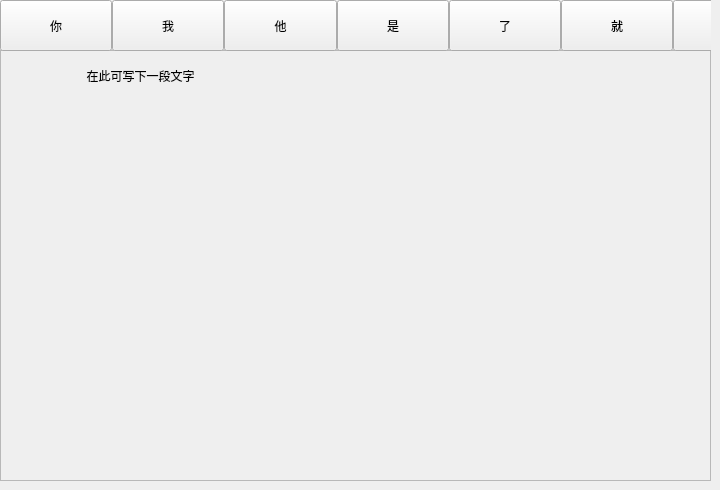
       <widget class="QWidget" name="multCharPage">
        <widget class="HandwritingArea" name="handwritingAreaForMult">
         <property name="geometry">
          <rect>
           <x>0</x>
           <y>50</y>
           <width>711</width>
           <height>431</height>
          </rect>
         </property>
         <property name="styleSheet">
          <string notr="true">this-&gt;setStyleSheet(&quot;border: 2px solid black; background-color: transparent;&quot;);
</string>
         </property>
         <property name="frameShape">
          <enum>QFrame::StyledPanel</enum>
         </property>
         <property name="frameShadow">
          <enum>QFrame::Plain</enum>
         </property>
         <widget class="QLabel" name="labelHandwritingHint_2">
          <property name="geometry">
           <rect>
            <x>0</x>
            <y>0</y>
            <width>281</width>
            <height>51</height>
           </rect>
          </property>
          <property name="text">
           <string>在此可写下一段文字</string>
          </property>
          <property name="alignment">
           <set>Qt::AlignCenter</set>
          </property>
         </widget>
        </widget>
        <widget class="QWidget" name="longCandidatesButtonsWidget" native="true">
         <property name="geometry">
          <rect>
           <x>0</x>
           <y>0</y>
           <width>711</width>
           <height>51</height>
          </rect>
         </property>
         <widget class="QWidget" name="horizontalLayoutWidget">
          <property name="geometry">
           <rect>
            <x>0</x>
            <y>0</y>
            <width>1122</width>
            <height>51</height>
           </rect>
          </property>
          <layout class="QHBoxLayout" name="longCandidatesButtonsLayout" stretch="1,1,1,1,1,1,1,1,1,1">
           <property name="spacing">
            <number>0</number>
           </property>
           <item>
            <widget class="QPushButton" name="btnLongCandidate1">
             <property name="sizePolicy">
              <sizepolicy hsizetype="Preferred" vsizetype="Preferred">
               <horstretch>0</horstretch>
               <verstretch>0</verstretch>
              </sizepolicy>
             </property>
             <property name="text">
              <string>你</string>
             </property>
            </widget>
           </item>
           <item>
            <widget class="QPushButton" name="btnLongCandidate2">
             <property name="sizePolicy">
              <sizepolicy hsizetype="Preferred" vsizetype="Preferred">
               <horstretch>0</horstretch>
               <verstretch>0</verstretch>
              </sizepolicy>
             </property>
             <property name="text">
              <string>我</string>
             </property>
            </widget>
           </item>
           <item>
            <widget class="QPushButton" name="btnLongCandidate3">
             <property name="sizePolicy">
              <sizepolicy hsizetype="Preferred" vsizetype="Preferred">
               <horstretch>0</horstretch>
               <verstretch>0</verstretch>
              </sizepolicy>
             </property>
             <property name="text">
              <string>他</string>
             </property>
            </widget>
           </item>
           <item>
            <widget class="QPushButton" name="btnLongCandidate4">
             <property name="sizePolicy">
              <sizepolicy hsizetype="Preferred" vsizetype="Preferred">
               <horstretch>0</horstretch>
               <verstretch>0</verstretch>
              </sizepolicy>
             </property>
             <property name="text">
              <string>是</string>
             </property>
            </widget>
           </item>
           <item>
            <widget class="QPushButton" name="btnLongCandidate5">
             <property name="sizePolicy">
              <sizepolicy hsizetype="Preferred" vsizetype="Preferred">
               <horstretch>0</horstretch>
               <verstretch>0</verstretch>
              </sizepolicy>
             </property>
             <property name="text">
              <string>了</string>
             </property>
            </widget>
           </item>
           <item>
            <widget class="QPushButton" name="btnLongCandidate6">
             <property name="sizePolicy">
              <sizepolicy hsizetype="Preferred" vsizetype="Preferred">
               <horstretch>0</horstretch>
               <verstretch>0</verstretch>
              </sizepolicy>
             </property>
             <property name="text">
              <string>就</string>
             </property>
            </widget>
           </item>
           <item>
            <widget class="QPushButton" name="btnLongCandidate7">
             <property name="sizePolicy">
              <sizepolicy hsizetype="Preferred" vsizetype="Preferred">
               <horstretch>0</horstretch>
               <verstretch>0</verstretch>
              </sizepolicy>
             </property>
             <property name="text">
              <string>在</string>
             </property>
            </widget>
           </item>
           <item>
            <widget class="QPushButton" name="btnLongCandidate8">
             <property name="sizePolicy">
              <sizepolicy hsizetype="Preferred" vsizetype="Preferred">
               <horstretch>0</horstretch>
               <verstretch>0</verstretch>
              </sizepolicy>
             </property>
             <property name="text">
              <string>的</string>
             </property>
            </widget>
           </item>
           <item>
            <widget class="QPushButton" name="btnLongCandidate9">
             <property name="sizePolicy">
              <sizepolicy hsizetype="Preferred" vsizetype="Preferred">
               <horstretch>0</horstretch>
               <verstretch>0</verstretch>
              </sizepolicy>
             </property>
             <property name="text">
              <string>都</string>
             </property>
            </widget>
           </item>
           <item>
            <widget class="QPushButton" name="btnLongCandidate10">
             <property name="sizePolicy">
              <sizepolicy hsizetype="Preferred" vsizetype="Preferred">
               <horstretch>0</horstretch>
               <verstretch>0</verstretch>
              </sizepolicy>
             </property>
             <property name="text">
              <string>啊</string>
             </property>
            </widget>
           </item>
          </layout>
         </widget>
        </widget>
       </widget>
